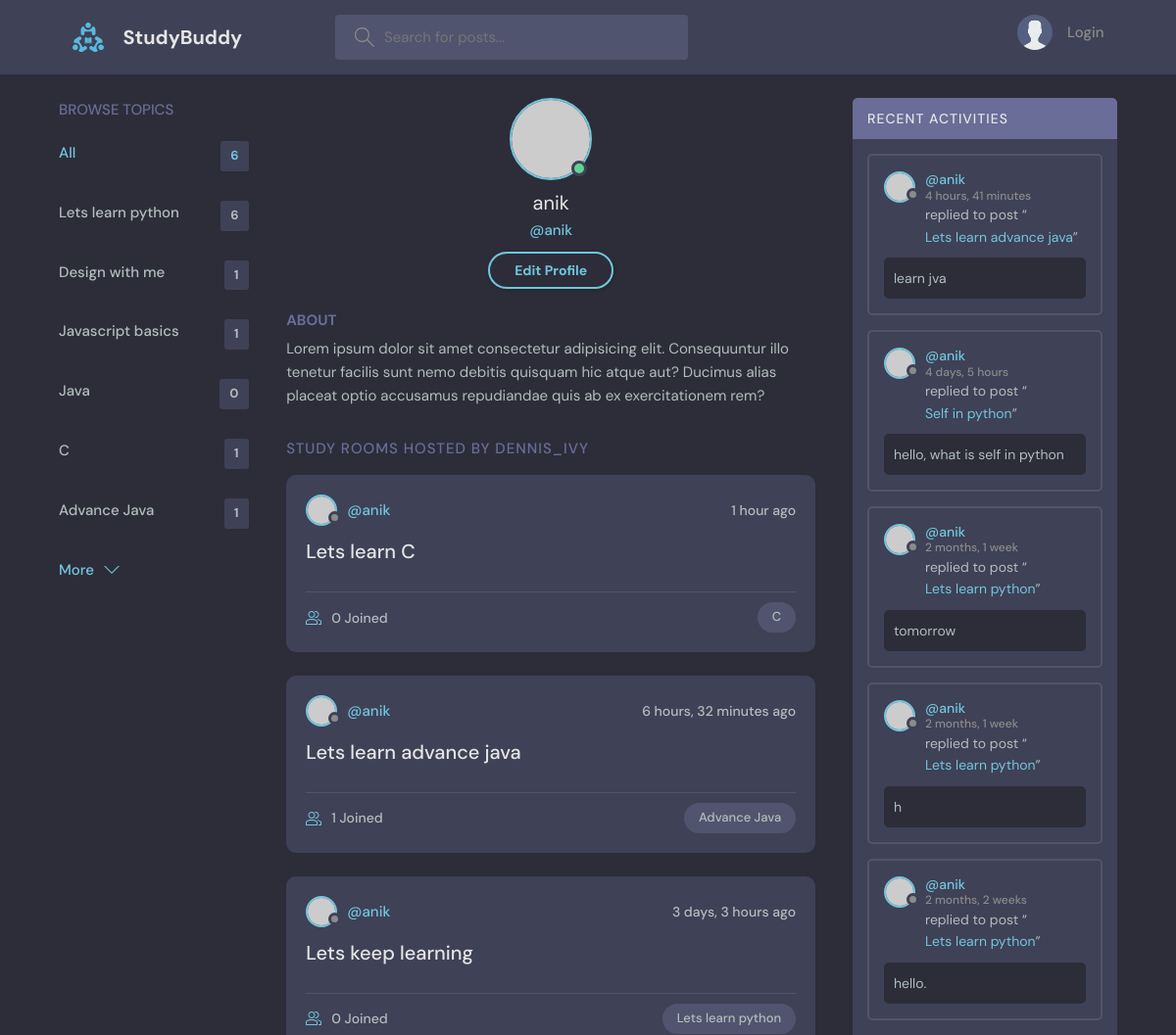
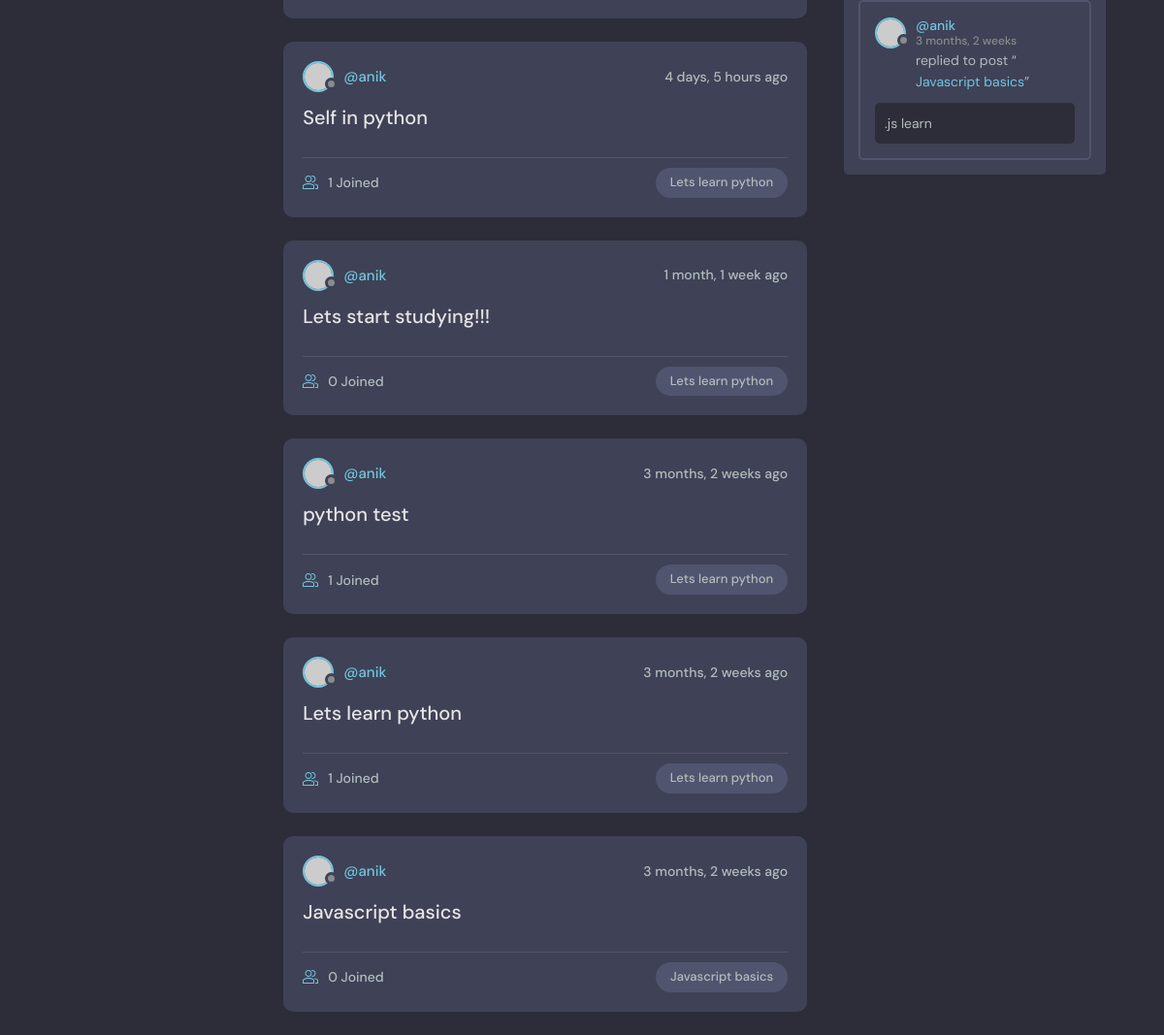
The app's page /profile/1 with its own data (2 pictures, top to bottom).
### base/models.py (models this page shows, shortened)
class Topic(models.Model):
    name = models.CharField(max_length=200, null=False,)
    objects = models.Manager()

class Room(models.Model):
    host = models.ForeignKey(User, on_delete=models.SET_NULL, null=True)
    topic = models.ForeignKey(Topic, on_delete=models.SET_NULL, null=True)
    name = models.CharField(max_length=200, null=False, blank= False)
    description = models.TextField(null= True, blank= True,)
    participants = models.ManyToManyField(User, related_name='participants', blank= True)
    updated = models.DateTimeField(auto_now= True)
    created = models.DateTimeField(auto_now_add= True)
    objects = models.Manager()
    class Meta:
        ordering = ['-created', '-updated']
    def __str__(self):
        return str(self.name)

class Messages(models.Model):
    user = models.ForeignKey(User, on_delete=models.CASCADE)
    room = models.ForeignKey(Room, on_delete=models.CASCADE)
    body = models.TextField()
    updated = models.DateTimeField(auto_now= True)
    created = models.DateTimeField(auto_now_add= True)
    objects = models.Manager()
    class Meta:
        ordering = ['-created', '-updated']

### base/views.py (the view)
# urls.py: path('profile/<str:pk>', views.userProfile, name = "user-profile"),
def userProfile(request, pk):
    user = User.objects.get(id = pk)
    rooms = user.room_set.all()
    room_messages = user.messages_set.all()
    topics = Topic.objects.all()
    context = {'user' : user, 'rooms': rooms, 'room_messages': room_messages, 'topics': topics}
    return render(request,'base/profile.html', context)

### base/templates/base/profile.html
{% extends 'main.html' %}
{% block content %}
<main class="profile-page layout layout--3">
  <div class="container">
    <div class="topics">
      {% include 'base/topics_component.html' %}
    </div>
    <div class="roomList">
      <div class="profile">
        <div class="profile__avatar">
          <div class="avatar avatar--large active">
            <img src="https://randomuser.me/api/portraits/men/11.jpg" />
          </div>
        </div>
        <div class="profile__info">
          <h3>{{ user.username }}</h3>
          <p>@{{ user.username }}</p>
          <a href="edit-user.html" class="btn btn--main btn--pill">Edit Profile</a>
        </div>
        <div class="profile__about">
          <h3>About</h3>
          <p>
            Lorem ipsum dolor sit amet consectetur adipisicing elit. Consequuntur illo tenetur
            facilis sunt nemo debitis quisquam hic atque aut? Ducimus alias placeat optio
            accusamus repudiandae quis ab ex exercitationem rem?
          </p>
        </div>
      </div>
      <div class="roomList__header">
        <div>
          <h2>Study Rooms Hosted by dennis_ivy</a>
          </h2>
        </div>
      </div>
      {% include 'base/feed_component.html' %}
    </div>
    <div class="activities">
      {% include 'base/activity_component.html' %}
    </div>
  </div>
</main>
{% endblock content %}

### base/templates/base/topics_component.html
<div class="topics">
    <div class="topics__header">
      <h2>Browse Topics</h2>
    </div>
    <ul class="topics__list">
      <li>
        <a href="{% url 'home' %}" class="active">All<span>{{ topics.count }}</span></a>
      </li>
        {% for topic in topics %}
            <li>
                <a href="{% url 'home' %}?q={{ topic.name }}">{{ topic.name }}<span>{{ topic.room_set.all.count }}</span></a>
            </li>
        {% endfor %}
    </ul>
    <a class="btn btn--link" href="topics.html">
      More
      <svg version="1.1" xmlns="http://www.w3.org/2000/svg" width="32" height="32" viewBox="0 0 32 32">
        <title>chevron-down</title>
        <path d="M16 21l-13-13h-3l16 16 16-16h-3l-13 13z"></path>
      </svg>
    </a>
  </div>

### base/templates/base/feed_component.html (shortened to what this page needs)
{% for room in rooms %}
    <div class="roomListRoom">
        <div class="roomListRoom__header">
        <a href="{% url 'user-profile' room.host.id %}" class="roomListRoom__author">
            <div class="avatar avatar--small">
            <img src="https://randomuser.me/api/portraits/women/11.jpg" />
            </div>
            <span>@{{ room.host.username }}</span>
        </a>
        <div class="roomListRoom__actions">
            <span>{{ room.created|timesince }} ago</span>
        </div>
        </div>
        <div class="roomListRoom__content">
        <a href="{% url 'room' room.id %}">{{ room.name }}</a>
        </div>
        <div class="roomListRoom__meta">
        <a href="{% url 'room' room.id %}" class="roomListRoom__joined">
            {{ room.participants.all.count }} Joined
        </a>
        <p class="roomListRoom__topic">{{ room.topic.name }}</p>
        </div>
    </div>
{% endfor %}

### base/templates/base/activity_component.html (shortened to what this page needs)
<div class="activities">
    <div class="activities__header">
      <h2>Recent Activities</h2>
    </div>
    {% for message in room_messages %}
    <div class="activities__box">
      <div class="activities__boxHeader roomListRoom__header">
            <a href="{% url 'user-profile' message.user.id %}" class="roomListRoom__author">
                <div class="avatar avatar--small">
                    <img src="https://randomuser.me/api/portraits/women/11.jpg" />
                </div>
                <p>
                    @{{ message.user}}
                    <span>{{ message.created | timesince}}</span>
                </p>
            </a>
      </div>
      <div class="activities__boxContent">
        <p>replied to post “<a href="{% url 'room' message.room.id %}">{{ message.room }}</a>”</p>
        <div class="activities__boxRoomContent">
            {{ message.body }}
          </div>
      </div>
    </div>
    {% endfor %}
  </div>

### records on screen
Topic: name "Lets learn python", room_set.all.count "6"
Topic: name "Design with me", room_set.all.count "1"
Topic: name "Javascript basics", room_set.all.count "1"
Topic: name "Java", room_set.all.count "0"
Topic: name "C", room_set.all.count "1"
Topic: name "Advance Java", room_set.all.count "1"
Room: host.username "anik", created "1 hour", name "Lets learn C", participants.all.count "0", topic.name "C"
Room: host.username "anik", created "6 hours, 32 minutes", name "Lets learn advance java", participants.all.count "1", topic.name "Advance Java"
Room: host.username "anik", created "3 days, 3 hours", name "Lets keep learning", participants.all.count "0", topic.name "Lets learn python"
Room: host.username "anik", created "4 days, 5 hours", name "Self in python", participants.all.count "1", topic.name "Lets learn python"
Room: host.username "anik", created "1 month, 1 week", name "Lets start studying!!!", participants.all.count "0", topic.name "Lets learn python"
Room: host.username "anik", created "3 months, 2 weeks", name "python test", participants.all.count "1", topic.name "Lets learn python"
Room: host.username "anik", created "3 months, 2 weeks", name "Lets learn python", participants.all.count "1", topic.name "Lets learn python"
Room: host.username "anik", created "3 months, 2 weeks", name "Javascript basics", participants.all.count "0", topic.name "Javascript basics"
Messages: user "anik", created "4 hours, 41 minutes", room "Lets learn advance java", body "learn jva"
Messages: user "anik", created "4 days, 5 hours", room "Self in python", body "hello, what is self in python"
Messages: user "anik", created "2 months, 1 week", room "Lets learn python", body "tomorrow"
Messages: user "anik", created "2 months, 1 week", room "Lets learn python", body "h"
Messages: user "anik", created "2 months, 2 weeks", room "Lets learn python", body "hello."
Messages: user "anik", created "3 months, 2 weeks", room "Javascript basics", body ".js learn"

### other values on screen
{{ topics.count }} "6"
{{ user.username }} "anik"
